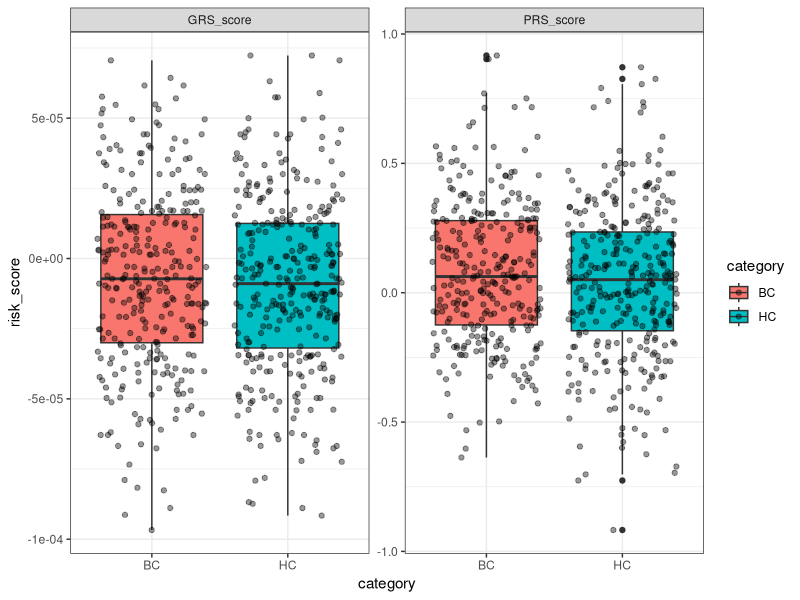
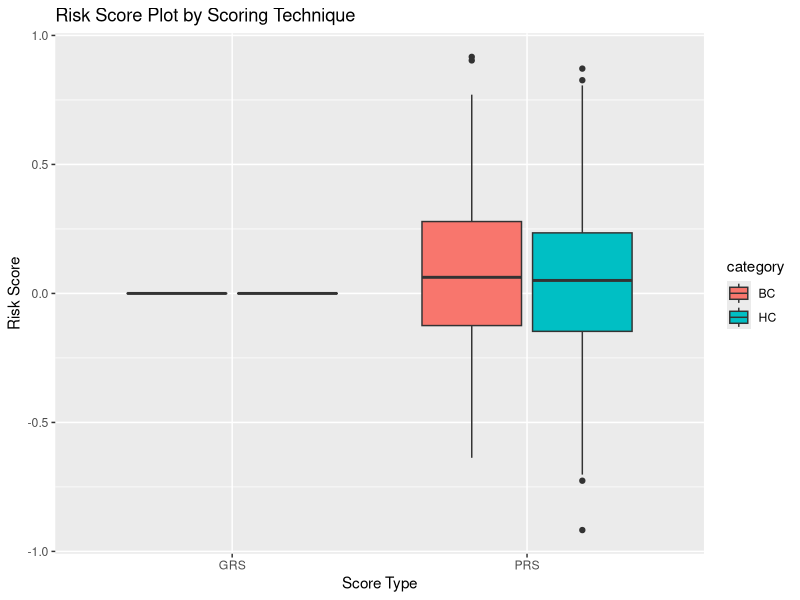

Reproduce these figures in R, in order.

setwd("/Users/hoytgong/documents/MooreLab/")

library(ggplot2)
library(magrittr)
library(dplyr)
library(tidyr)


scores_df = read.csv("PRS_GRS_scores.csv") 
scores_df %>%
  mutate(category = ifelse(phenotype, 'BC', 'HC')) %>%
  gather('score_type', 'risk_score', 2:3) %>%
  ggplot(aes(x = category, y = risk_score, fill = category)) +
  geom_boxplot() +
  geom_jitter(height = 0, alpha = 0.4) +
  facet_wrap( ~ score_type, scale = 'free_y') +
  theme_bw()

score_plot <- scores_df %>%
  mutate(category = ifelse(phenotype, 'BC', 'HC')) %>%
  gather('score_type', 'risk_score', 2:3)

str(score_plot)

as.factor(scores_df$phenotype)


hcs <- scores_df %>% filter(phenotype == 0)
bcs <- scores_df %>% filter(phenotype == 1)

t.test(hcs$GRS_score, bcs$GRS_score)
t.test(hcs$PRS_score, bcs$PRS_score)




scores_df$category = ifelse(scores_df$phenotype == 0, "HC", "BC")

prs <- ggplot(scores_df, aes(x=category, y=PRS_score)) + 
  geom_boxplot() + labs(title="PRS Plot by Category",x="Subject Category", y = "PRS Score")

grs <- ggplot(scores_df, aes(x=category, y=GRS_score)) + 
  geom_boxplot() + labs(title="GRS Plot by Category",x="Subject Category", y = "GRS Score")




df2 <- data.frame(risk_score = c(scores_df[,"PRS_score"], scores_df[,"GRS_score"]))
df2 = cbind(df2, c(scores_df$category, scores_df$category), c(scores_df$phenotype, scores_df$phenotype), 
            c(scores_df$subject_id, scores_df$subject_id))
temp = rep(c("PRS", "GRS"), times = c(626,626))
df2 = cbind(df2, temp)
names(df2) <- c("risk_score", "category", "phenotype", "subject_id", "score_type")

ggplot(df2, aes(x=score_type, y=risk_score, fill=category)) +
  geom_boxplot() +
  labs(title="Risk Score Plot by Scoring Technique",x="Score Type", y = "Risk Score")



